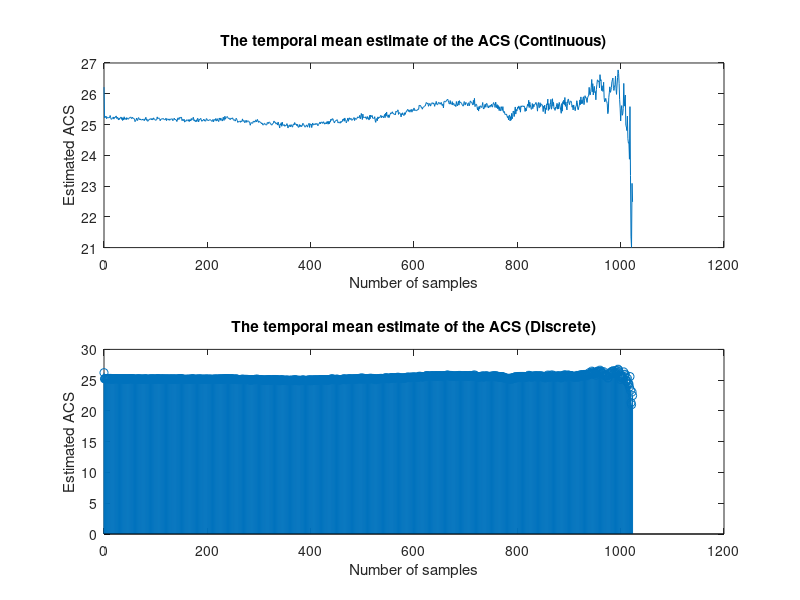

Here is the MATLAB script that generated this plot:
clear; clf;
load process.mat % load data to Matlab
process=Received_Data; % rename the data in process.mat that is called Received_Data
[N, M]=size(process); % N= number of samples per realization

% M = number of realizations
for m=1:M,
    realization{m}=process(:,m); % Obtain each realization separately
end

y(1)=0;
 
for i=1:M
    for k=0:N-1
        y(i,k+1) = (1/(N-k))* sum(process(1:N-k,i).*process(k+1:N,i)); %%%%
    end
end

subplot(211);
plot(0:N-1,y(2,1:N)) 
title('The temporal mean estimate of the ACS (Continuous)'); 
xlabel('Number of samples'); ylabel('Estimated ACS');

subplot(212); 
stem(0:N-1,y(2,1:N)) %%%
title('The temporal mean estimate of the ACS (Discrete)'); 
xlabel('Number of samples'); ylabel('Estimated ACS');
